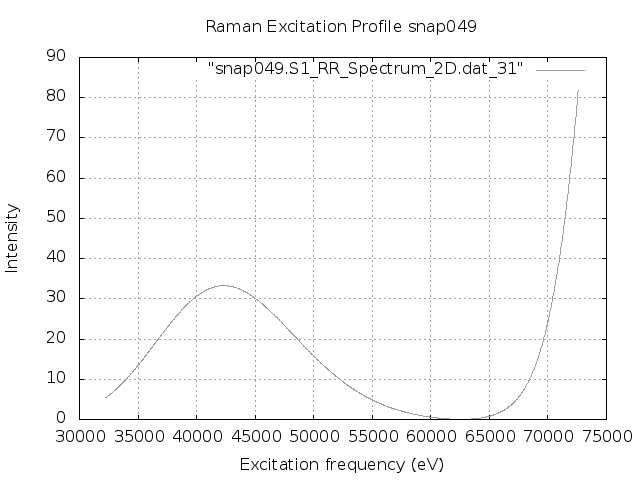

The script that saved this image:
set terminal png
set output "snap049.S1.REP.png"
set xlabel 'Excitation frequency (eV)'
set ylabel 'Intensity'
set title "Raman Excitation Profile snap049"
set grid
set autoscale
plot "snap049.S1_RR_Spectrum_2D.dat_31" with lines lc "blue"
exit
